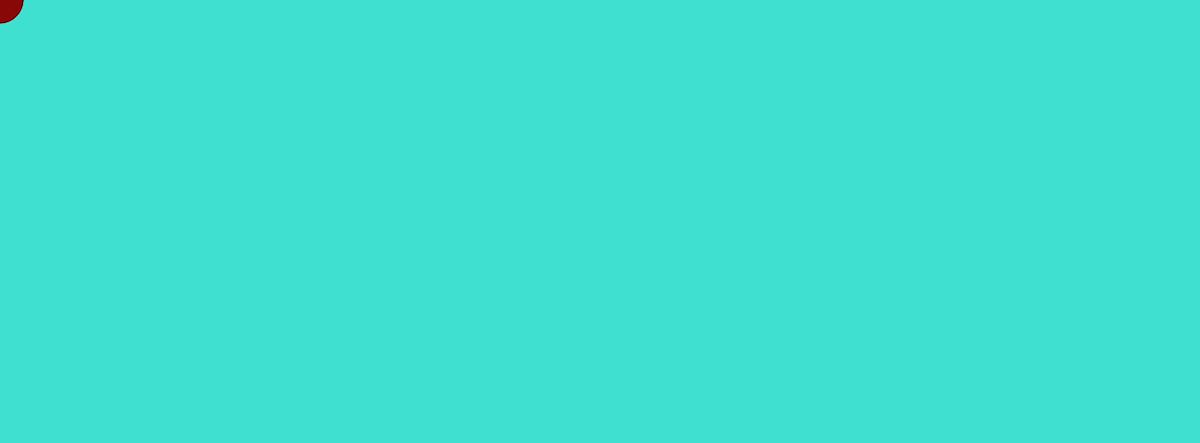
Frame 1 (no input)
Frame 60 (no input): identical to frame 1, image omitted
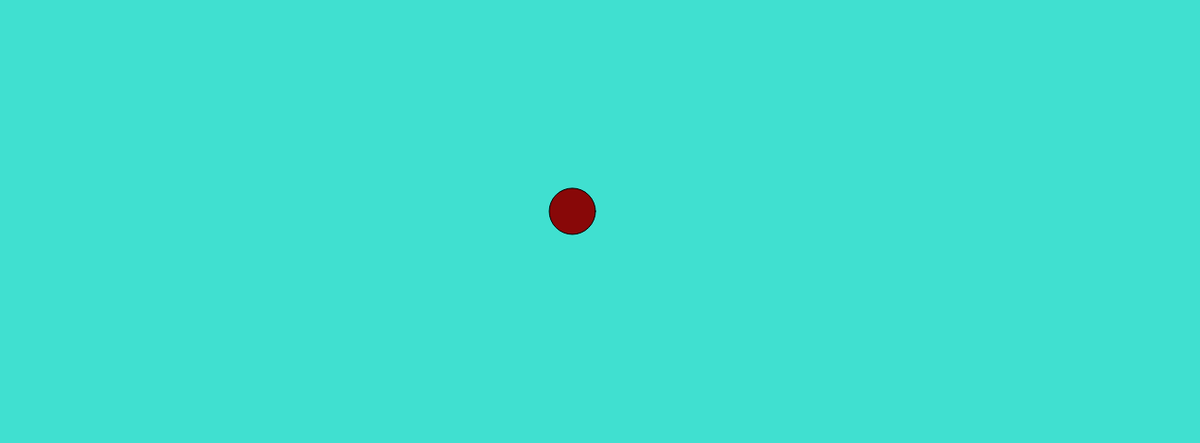
Frame 120 (the mouse pressed at the canvas centre since frame 60)

The p5.js sketch that drew these frames (run headless with seeded random() and noise() and a simulated clock; from frame 60 on, the mouse is pressed at the canvas centre):

// p5.js sketch
// ── sketch.js
var x = 0;
var y = 0;


function setup(){
    createCanvas(1300,480);
}

function draw(){
    background('#40E0D0');

    x = lerp(x, mouseX, 0.05);
    y = lerp(y, mouseY, 0.05);

    fill('#880808');
    ellipse(x,y,50,50);
    
   
}

// ── script.js
0;

var kitty; //declared a variable to store space in memory;

kitty = 5; //definition of the variable;

var Kitty = 24;

console.log(kitty);

kitty = Kitty;

console.log(kitty);

var doggy;
console.log(doggy);

var prose = "this is a string";
console.log(prose);

//boolean
var x = true;
x = false; //booleans are true or false

//objects
var ball = {}; //empty object
ball = null; //null is a data type that represents nothing

//operators
5 + 5; //addition statement
kitty = 5 + 5;
var kitty; //becomes undefined

kitty = 5 + '5';
console.log(kitty); //55
